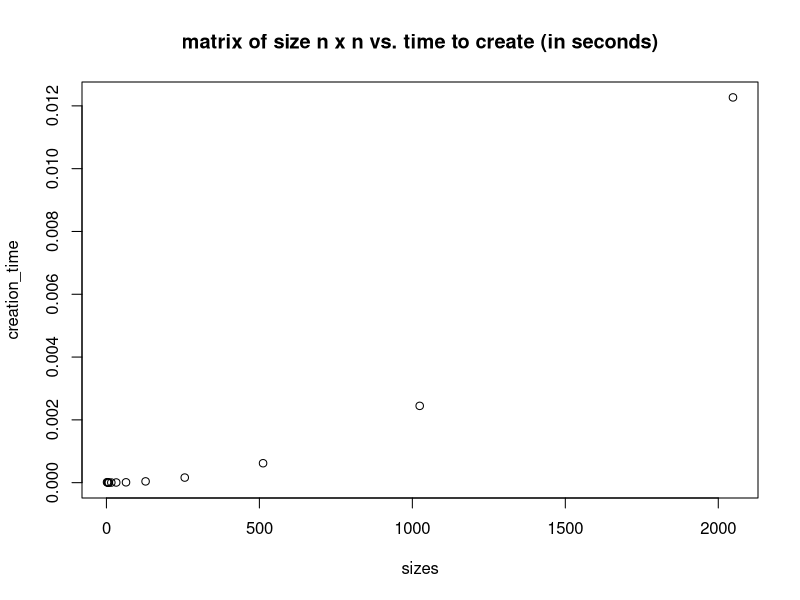
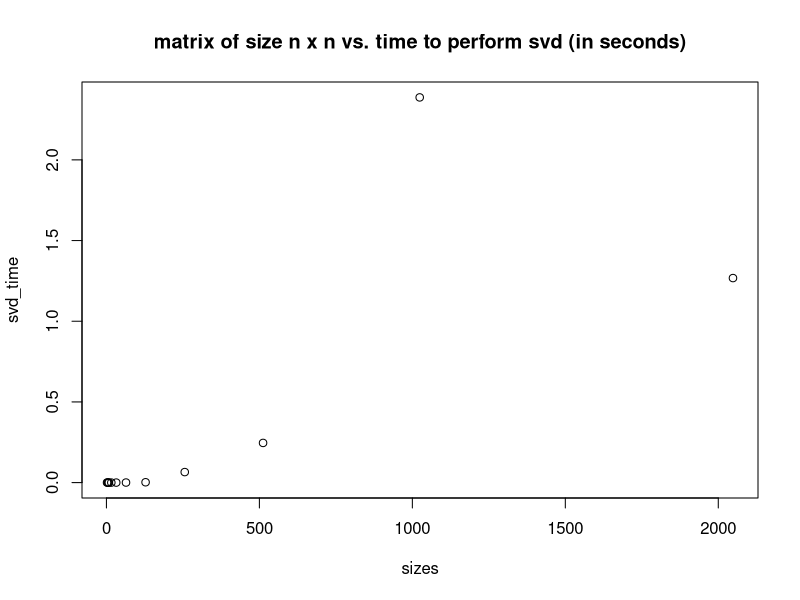
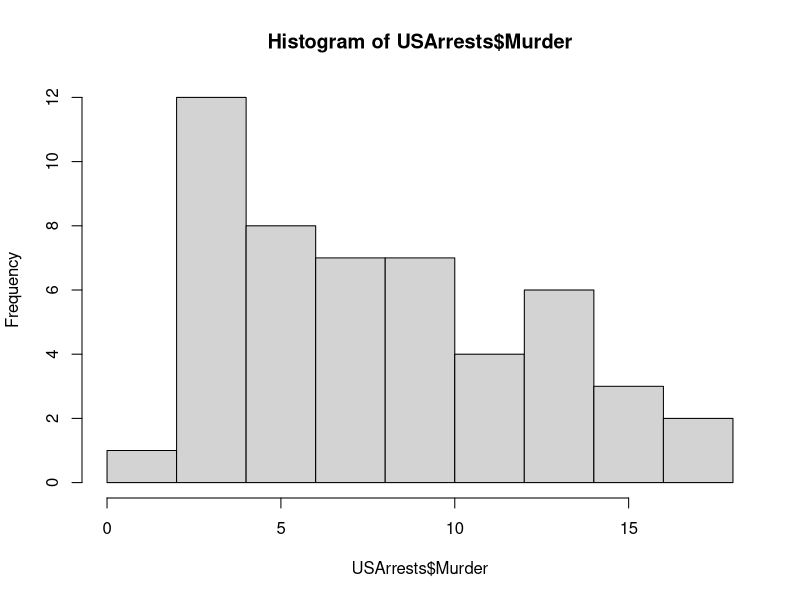
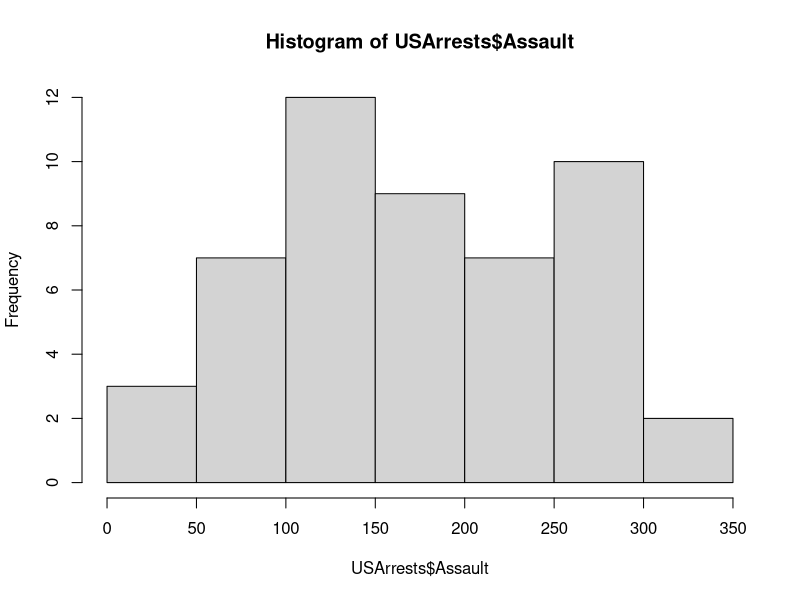
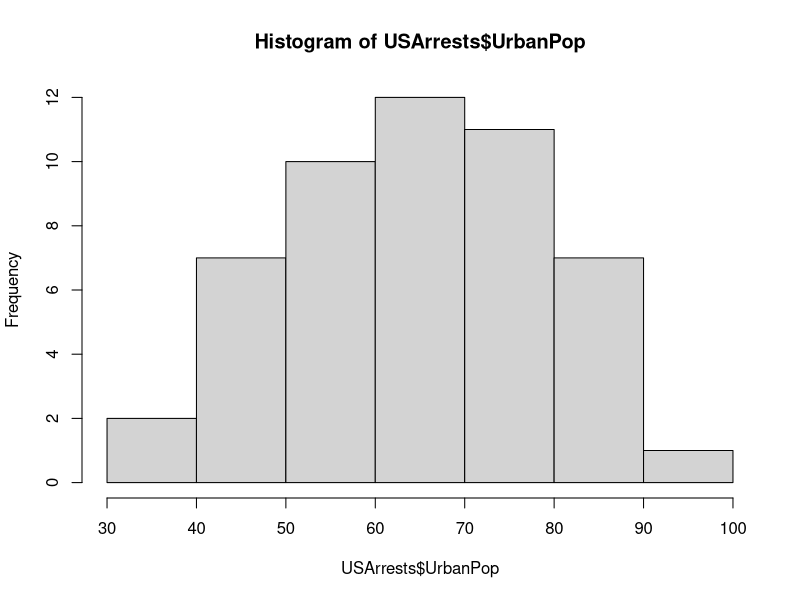
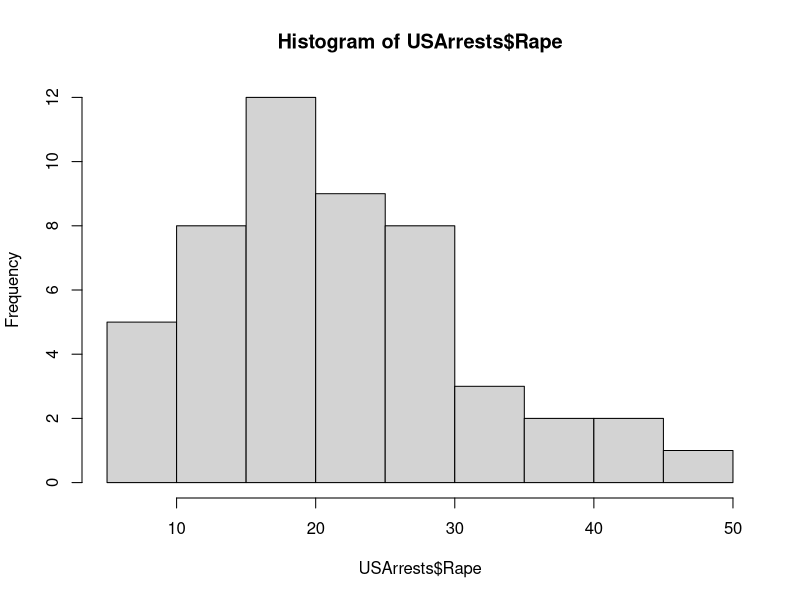
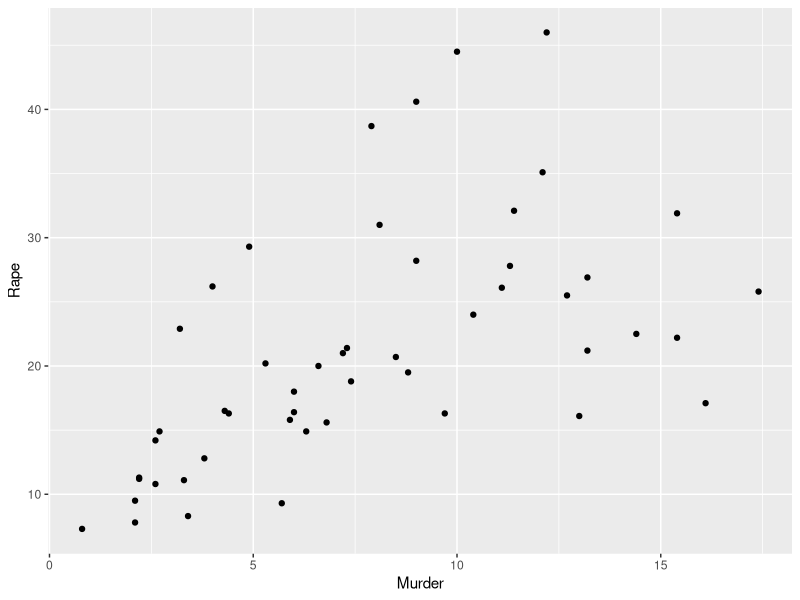
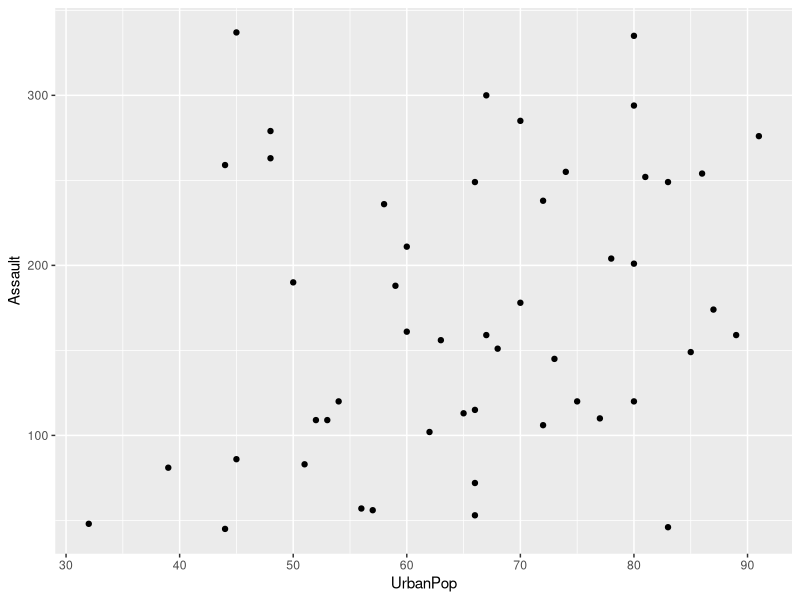

Write the R code that produced these figures, in order.
## ---- chunk 1
library(ggplot2)
library(ggrepel)
## ---- chunk 2
A = matrix(-1,2,2)
eigen(A)
## ---- chunk 3
sizes = c(2,4,6,8,16,32,64,128,256,512,1024,2048)
creation_time = c()
svd_time = c()

# used resource here for computing time differences: https://www.geeksforgeeks.org/how-to-subtract-time-in-r/

for (i in sizes) {
  
  start_time <- Sys.time()
  M = matrix(data=1,nrow=i,ncol=i)
  end_time <- Sys.time()
  
  start_svd <- Sys.time()
  svd(M)
  end_svd <- Sys.time()
  
  creation_diff = as.double(difftime(end_time,start_time,Sys.time()))
  creation_time = append(creation_time,creation_diff) # bad practice to loop like this? 
  
  svd_diff = as.double(difftime(end_svd,start_svd,Sys.time()))
  svd_time = append(svd_time,svd_diff) 
  
}

plot(sizes,creation_time,main="matrix of size n x n vs. time to create (in seconds)")
plot(sizes,svd_time, main="matrix of size n x n vs. time to perform svd (in seconds)")
## ---- chunk 4
test = matrix(c(1,2,3,2,-1,4,3,4,-5), nrow=3, ncol = 3, byrow = TRUE)

power <- function(A,iterations=15) {

  # arbitrary starting vector 
  wk = matrix(A[,1])
  
  for (i in seq(1,iterations))
  {
    wk_1 = A %*% wk
  
    s_k1 = wk_1[which.max(abs(wk_1))]
  
    wk = wk_1/s_k1
  
  }
  
  vector = wk / norm(wk,'2')
  value = s_k1

  output = list(vector, value)
  names(output) = c("Eigenvector","Eigenvalue")
  output
  
}

power(test) 
## ---- chunk 5
eigen(test)
## ---- chunk 6
B = matrix(c(5,1,0,1,4,0,0,0,1), nrow=3, ncol = 3, byrow = TRUE)
eigen(B)
## ---- chunk 7

#power method on B
result_B = power(B)

B_1 = B - (result_B$Eigenvalue * (result_B$Eigenvector %*% t(result_B$Eigenvector)))

# power method on B1
result_B_1 = power(B_1)

B_2 = B_1 - (result_B_1$Eigenvalue * (result_B_1$Eigenvector %*% t(result_B_1$Eigenvector)))

# power method on B2
result_B_2 = power(B_2)

eigen_approximation = list(result_B,result_B_1,result_B_2)
names(eigen_approximation) = c("first eigval / vec pair","second eigval / vec pair","third eigval / vec pair")
eigen_approximation
## ---- chunk 8
apply(USArrests, MARGIN=2, FUN=mean)
## ---- chunk 9
apply(USArrests, MARGIN=2, FUN=var)
## ---- chunk 10
hist(USArrests$Murder)
hist(USArrests$Assault)
hist(USArrests$UrbanPop)
hist(USArrests$Rape)
## ---- chunk 11
ggplot(USArrests, aes(x=Murder,y=Rape)) + geom_point() 
ggplot(USArrests, aes(x=UrbanPop,y=Assault)) + geom_point() 
## ---- chunk 12

pca_model = prcomp(USArrests,scale = TRUE)

#summary 
#loadings = pca_model$rotation
#scores= pca_model$sccores 
summary(pca_model) 
## ---- chunk 13
# just printing another view of the model here 
pca_model
## ---- chunk 14

# each column below contains the loading vectors 
# each entry is a loading 


loading_matrix = pca_model$rotation 
cat("Confirming that this is a matrix: ", class(loading_matrix),"\n")
loading_matrix[1:4,1:3]
## ---- chunk 15
# These points are projectings onto space spanned by loadings? 
# Is there a projection matrix or? (V matrix, if you keep first two columns of V)
scores = pca_model$x 
scores = scores[1:3,1:3]
scores
## ---- chunk 16
eigvals = c(pca_model$sdev**2)
eigvals
sum(eigvals)
## ---- chunk 17
plot(c(1,2,3,4),eigvals,type="l",xlab="principal component number")
## ---- chunk 18
data = data.frame(x=pca_model$x[,1],
           y=pca_model$x[,2],
           z=pca_model$x[,0])
plot(data$x,data$y,xlab = "PC1", ylab="PC2")
text(data$x,data$y,row.names(data))
## ---- chunk 19
biplot(pca_model)
## ---- chunk 20
data = data.frame(x=pca_model$x[,1],
           y=pca_model$x[,2],
           pop=USArrests$UrbanPop,
           z=pca_model$x[,0]) 

sorted = data[order(data$pop),]
rbPal <- colorRampPalette(c('red','blue'))
sorted$color <- rbPal(10)[as.numeric(cut(data$pop,breaks = 10))]


plot(sorted$x,sorted$y,xlab='PC1',ylab='PC2')
text(sorted$x,sorted$y,row.names(data),col=sorted$col)
## ---- chunk 21
data = data.frame(x=pca_model$x[,1],
           y=pca_model$x[,3],
           z=pca_model$x[,0])
plot(data$x,data$y,xlab="PC1 ", ylab="PC3")
text(data$x,data$y,row.names(data))
